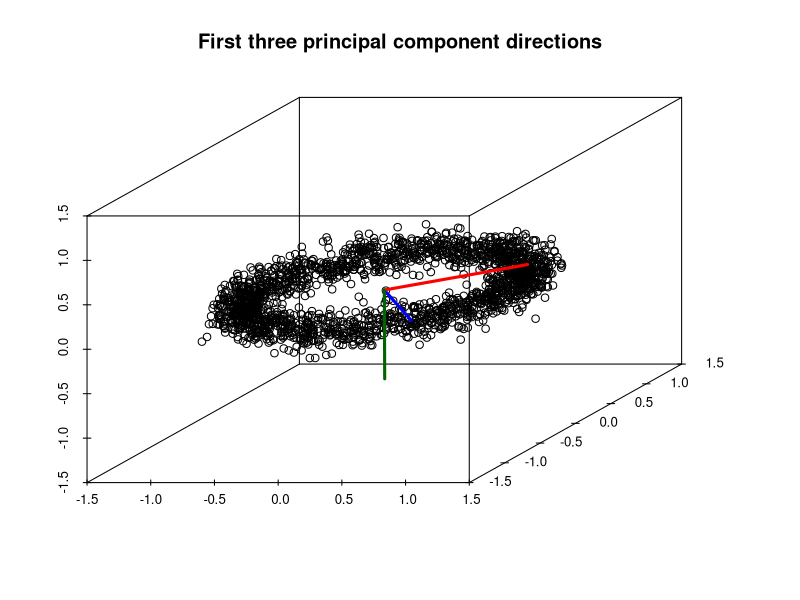
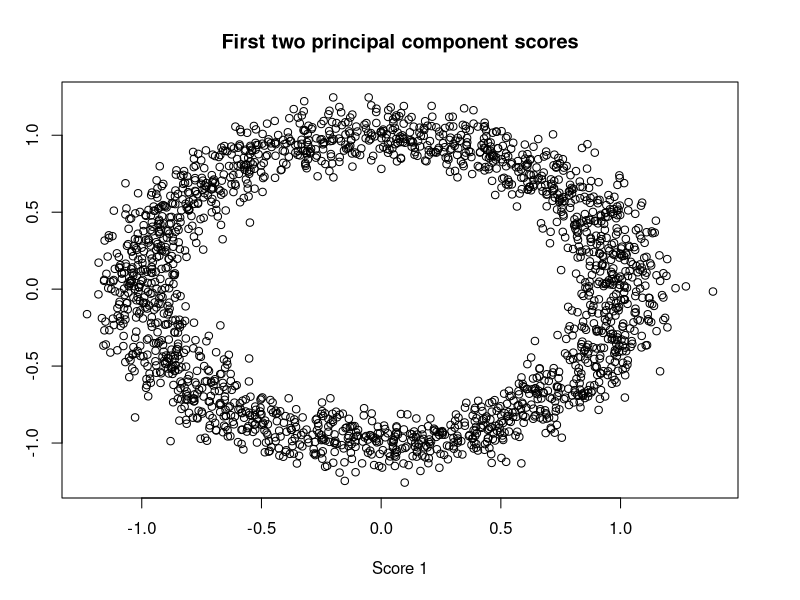
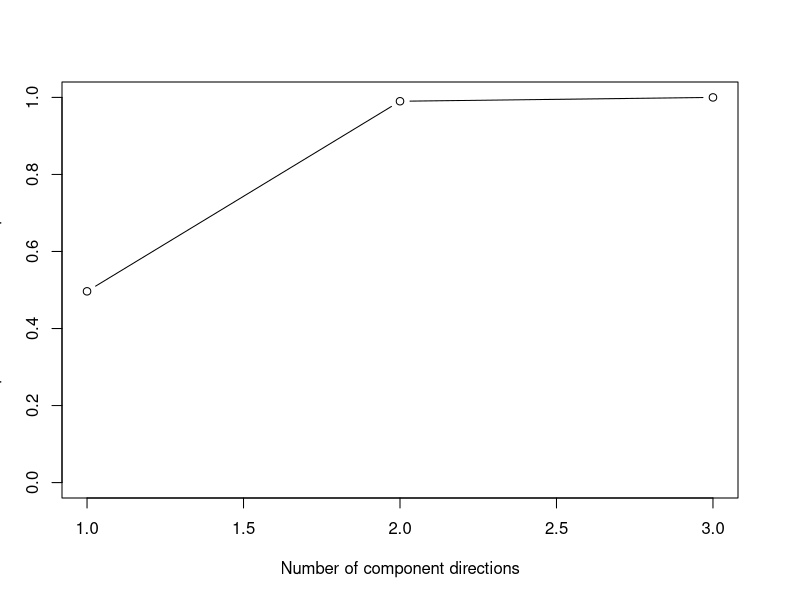

Write R code to recreate these figures, in order.
library(scatterplot3d)
set.seed(0)
n = 2000
tt = seq(0,2*pi,length=n)
x = cos(tt)+rnorm(n,sd=0.1)
y = sin(tt)+rnorm(n,sd=0.1)
z = rnorm(n,sd=0.1)
lim = range(c(x,y,z))

xx = cbind(x,y,z)
a = princomp(xx)
v = a$loadings # directions
s = a$scores   # scores

s3d = scatterplot3d(x,y,z,xlim=lim,ylim=lim,zlim=lim,
  xlab="",ylab="",zlab="",grid=FALSE,
  main="First three principal component directions")
s3d$points3d(rbind(c(0,0,0),v[,1]),type="l",lwd=3,col="blue")
s3d$points3d(rbind(c(0,0,0),v[,2]),type="l",lwd=3,col="red")
s3d$points3d(rbind(c(0,0,0),v[,3]),type="l",lwd=3,col="darkgreen")

plot(s[,1],s[,2],main="First two principal component scores",
     xlab="Score 1",ylab="Score 2")

pv = cumsum(a$sdev^2)/sum(a$sdev^2)
plot(1:ncol(xx),pv,type="b",ylim=c(0,1),
xlab="Number of component directions",
ylab="Proportion of variance explained")
